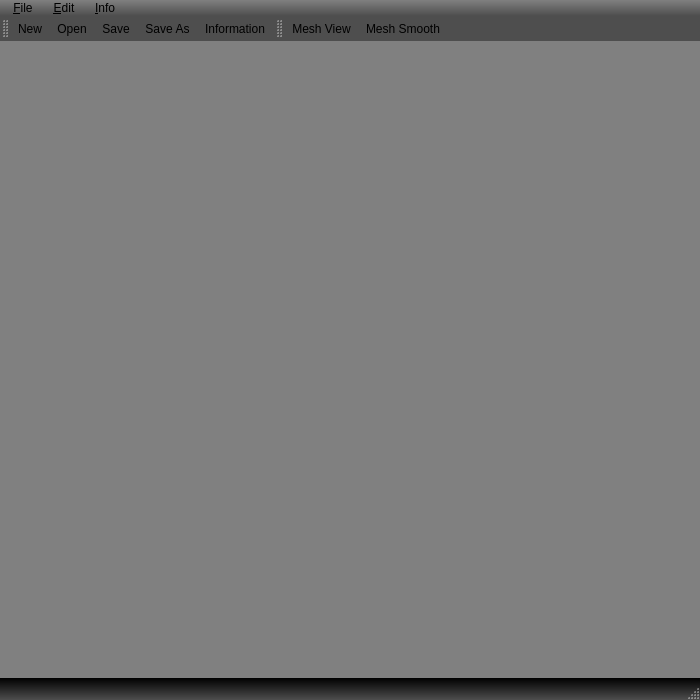
<?xml version="1.0" encoding="UTF-8"?>
<ui version="4.0">
 <class>TMainWindClass</class>
 <widget class="QMainWindow" name="TMainWindClass">
  <property name="geometry">
   <rect>
    <x>0</x>
    <y>0</y>
    <width>700</width>
    <height>700</height>
   </rect>
  </property>
  <property name="windowTitle">
   <string>Teddy by YANG Hao</string>
  </property>
  <property name="windowIcon">
   <iconset resource="tmainwind.qrc">
    <normaloff>:/TMainWind/Resources/other/black/pencil_icon&amp;48.png</normaloff>:/TMainWind/Resources/other/black/pencil_icon&amp;48.png</iconset>
  </property>
  <property name="styleSheet">
   <string notr="true">QMainWindow {
	background-color: gray;
	color: #DDDDDD
} 
QMenuBar {
	background-color: qlineargradient(x1:0, y1:0, x2:0, y2:1,stop:0 transparent, stop:1 rgba(0, 0, 0, 100));
}
QMenuBar::item {
	padding: 1px 7px;
	background: transparent;
}
QMenuBar::item:selected { /* when selected using mouse or keyboard */
    color: white;
	background: rgba(100, 100, 255, 255);
    border-radius: 3px;
}
QMenuBar::item:pressed {
    color: white;
	background: rgba(100, 100, 255, 255);
	border-radius: 3px, 3px, 0, 0;
}
QMenu {
	background-color: #323232; /* sets background of the menu */
	color: white;
	border: 1px solid black;
} 
QMenu::item {
	background-color: transparent;
} 
QMenu::item:selected { /* when user selects item using mouse or keyboard */
	background-color: #777777;
}
QMenu::item:checked {
	background-color: #456789
}
QToolBar {
	background-color: qlineargradient(x1:0, y1:0, x2:0, y2:1,stop:0 rgba(0, 0, 0, 100), stop:1 rgba(0, 0, 0, 100));	
	border-color:#2020FF;
	height:40px;
}
QStatusBar {
	background-color: qlineargradient(x1:0, y1:0, x2:0, y2:1,stop:0 black, stop:1 rgba(0, 0, 0, 100));
	color: #DDDDDD
}
QDialog {
	background-color: qlineargradient(x1:0, y1:0, x2:0, y2:1,stop:0 #000000, stop:1 #767676);
	color: #dddddd; 
}
QScrollBar:horizontal {
	height: 20px; 
}
QScrollBar:vertical {
	width: 20px; 
}
QTabWidget::pane {
	border-top: 2px solid #C2C7CB;
}
QGroupBox {color:white}
.QLabel { 
	color: white;  
}
QProgressBar {
     border: 1px solid grey;
     border-radius: 3px;
     text-align: center;
}
QProgressBar::chunk {
     background-color: darkgrey;
     width: 5px;
     margin: 0.5px;
}</string>
  </property>
  <widget class="QWidget" name="centralWidget"/>
  <widget class="QMenuBar" name="menuBar">
   <property name="geometry">
    <rect>
     <x>0</x>
     <y>0</y>
     <width>700</width>
     <height>20</height>
    </rect>
   </property>
   <widget class="QMenu" name="menuFile">
    <property name="title">
     <string>&amp;File</string>
    </property>
    <addaction name="actionNew"/>
    <addaction name="actionOpen"/>
    <addaction name="separator"/>
    <addaction name="actionSave"/>
    <addaction name="actionSaveAs"/>
    <addaction name="separator"/>
    <addaction name="actionExit"/>
   </widget>
   <widget class="QMenu" name="menuEdit">
    <property name="title">
     <string>&amp;Edit</string>
    </property>
    <addaction name="actionMeshView"/>
    <addaction name="actionMeshSmooth"/>
   </widget>
   <widget class="QMenu" name="menuInfo">
    <property name="title">
     <string>&amp;Info</string>
    </property>
    <addaction name="actionInfo"/>
   </widget>
   <addaction name="menuFile"/>
   <addaction name="menuEdit"/>
   <addaction name="menuInfo"/>
  </widget>
  <widget class="QToolBar" name="mainToolBar">
   <property name="windowTitle">
    <string>Main ToolBar</string>
   </property>
   <attribute name="toolBarArea">
    <enum>TopToolBarArea</enum>
   </attribute>
   <attribute name="toolBarBreak">
    <bool>false</bool>
   </attribute>
   <addaction name="actionNew"/>
   <addaction name="actionOpen"/>
   <addaction name="actionSave"/>
   <addaction name="actionSaveAs"/>
   <addaction name="actionInfo"/>
  </widget>
  <widget class="QStatusBar" name="statusBar"/>
  <widget class="QToolBar" name="editToolBar">
   <property name="windowTitle">
    <string>Edit ToolBar</string>
   </property>
   <attribute name="toolBarArea">
    <enum>TopToolBarArea</enum>
   </attribute>
   <attribute name="toolBarBreak">
    <bool>false</bool>
   </attribute>
   <addaction name="actionMeshView"/>
   <addaction name="actionMeshSmooth"/>
  </widget>
  <action name="actionNew">
   <property name="icon">
    <iconset resource="tmainwind.qrc">
     <normaloff>:/TMainWind/Resources/toolbar/Add.png</normaloff>:/TMainWind/Resources/toolbar/Add.png</iconset>
   </property>
   <property name="text">
    <string>New</string>
   </property>
   <property name="toolTip">
    <string>Create a new document</string>
   </property>
   <property name="statusTip">
    <string>Create a new document</string>
   </property>
   <property name="whatsThis">
    <string>Create a new document</string>
   </property>
   <property name="shortcut">
    <string>Ctrl+N</string>
   </property>
  </action>
  <action name="actionOpen">
   <property name="icon">
    <iconset resource="tmainwind.qrc">
     <normaloff>:/TMainWind/Resources/toolbar/Load.png</normaloff>:/TMainWind/Resources/toolbar/Load.png</iconset>
   </property>
   <property name="text">
    <string>Open</string>
   </property>
   <property name="toolTip">
    <string>Open document</string>
   </property>
   <property name="statusTip">
    <string>Open document</string>
   </property>
   <property name="whatsThis">
    <string>Open document</string>
   </property>
   <property name="shortcut">
    <string>Ctrl+O</string>
   </property>
  </action>
  <action name="actionSave">
   <property name="icon">
    <iconset resource="tmainwind.qrc">
     <normaloff>:/TMainWind/Resources/toolbar/Save.png</normaloff>:/TMainWind/Resources/toolbar/Save.png</iconset>
   </property>
   <property name="text">
    <string>Save</string>
   </property>
   <property name="toolTip">
    <string>Save current document</string>
   </property>
   <property name="statusTip">
    <string>Save current document</string>
   </property>
   <property name="whatsThis">
    <string>Save current document</string>
   </property>
   <property name="shortcut">
    <string>Ctrl+S</string>
   </property>
  </action>
  <action name="actionInfo">
   <property name="icon">
    <iconset resource="tmainwind.qrc">
     <normaloff>:/TMainWind/Resources/toolbar/Info.png</normaloff>:/TMainWind/Resources/toolbar/Info.png</iconset>
   </property>
   <property name="text">
    <string>Information</string>
   </property>
   <property name="toolTip">
    <string>Application infomation</string>
   </property>
   <property name="statusTip">
    <string>Application infomation</string>
   </property>
   <property name="whatsThis">
    <string>Application infomation</string>
   </property>
   <property name="shortcut">
    <string>F1</string>
   </property>
  </action>
  <action name="actionExit">
   <property name="text">
    <string>Exit</string>
   </property>
   <property name="toolTip">
    <string>Exit application</string>
   </property>
  </action>
  <action name="actionSaveAs">
   <property name="icon">
    <iconset resource="tmainwind.qrc">
     <normaloff>:/TMainWind/Resources/toolbar/Save As.png</normaloff>:/TMainWind/Resources/toolbar/Save As.png</iconset>
   </property>
   <property name="text">
    <string>Save As</string>
   </property>
   <property name="toolTip">
    <string>Save as another file</string>
   </property>
   <property name="statusTip">
    <string>Save as another file</string>
   </property>
   <property name="whatsThis">
    <string>Save as another file</string>
   </property>
   <property name="shortcut">
    <string>Ctrl+Shift+S</string>
   </property>
  </action>
  <action name="actionMeshSmooth">
   <property name="icon">
    <iconset resource="tmainwind.qrc">
     <normaloff>:/TMainWind/Resources/toolbar/Pie Chart.png</normaloff>:/TMainWind/Resources/toolbar/Pie Chart.png</iconset>
   </property>
   <property name="text">
    <string>Mesh Smooth</string>
   </property>
   <property name="toolTip">
    <string>Mesh Smooth</string>
   </property>
   <property name="statusTip">
    <string>Mesh Smooth</string>
   </property>
   <property name="whatsThis">
    <string>Mesh Smooth</string>
   </property>
  </action>
  <action name="actionMeshView">
   <property name="checkable">
    <bool>true</bool>
   </property>
   <property name="icon">
    <iconset resource="tmainwind.qrc">
     <normaloff>:/TMainWind/Resources/toolbar/Picture.png</normaloff>:/TMainWind/Resources/toolbar/Picture.png</iconset>
   </property>
   <property name="text">
    <string>Mesh View</string>
   </property>
   <property name="toolTip">
    <string>Mesh View</string>
   </property>
   <property name="statusTip">
    <string>Mesh View</string>
   </property>
   <property name="whatsThis">
    <string>Mesh View</string>
   </property>
  </action>
 </widget>
 <layoutdefault spacing="6" margin="11"/>
 <resources>
  <include location="tmainwind.qrc"/>
 </resources>
 <connections>
  <connection>
   <sender>actionExit</sender>
   <signal>triggered()</signal>
   <receiver>TMainWindClass</receiver>
   <slot>close()</slot>
   <hints>
    <hint type="sourcelabel">
     <x>-1</x>
     <y>-1</y>
    </hint>
    <hint type="destinationlabel">
     <x>297</x>
     <y>245</y>
    </hint>
   </hints>
  </connection>
 </connections>
</ui>
